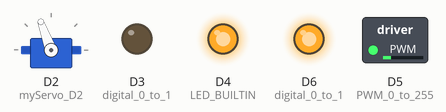
Bench run of a sketch on a simulated ESP8266 (NodeMCU). Shown: servo, switched loads named in the sketch (green lamp = pin HIGH), output pins drawn as LEDs (lit = HIGH, except the on-board LED, lit = LOW).

Above: at 0.1 s.
At 4.1 s:
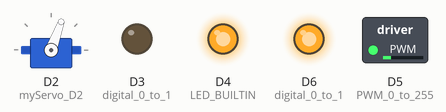
At 5.1 s:
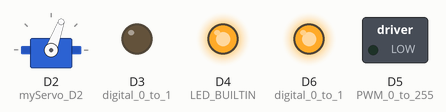
At 9.1 s:
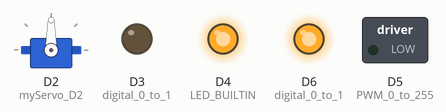
At 22.1 s:
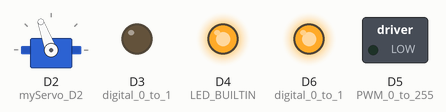
At 33.1 s:
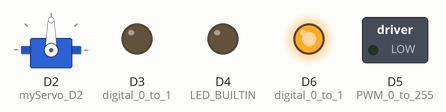
Timing chart, 0 to 34.6 s (numbered marks = the images above):
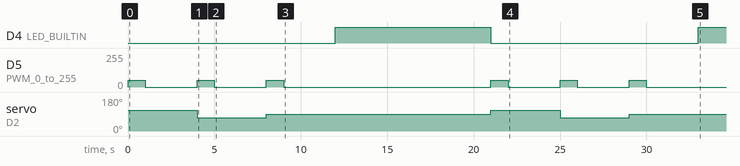

The sketch:

z01-motor-testing.ino
```cpp
// (licence header left out)
// for now reference at https://github.com/hpssjellis/particle.io-photon-high-school-robotics/tree/master/a11-dc-motor-drivers
// although pin names wrong

// You are suppossed to get it working using the web-app
// Draw your circuit diagram first
// This program will just tell you if  the connections are working
// See https://www.pololu.com/product/1451 for assistance


// On motor driver board LED goes red for one direction and green for the other


#include <Arduino.h> // Only needed by https://platformio.org/
#include <Servo.h>

Servo myServo_D2;

void setup() {

    myServo_D2.attach(D2); // D2 should do PWM on Portenta
    pinMode(D3, OUTPUT);   // digital 0 to 1
    pinMode(D5, OUTPUT);   // PWM 0 to 255
    pinMode(D6, OUTPUT);   // digital 0 to 1

                            // both off = glide, both on = brake (if motor can do that)
    digitalWrite(D6, 1);    // set one direction
    digitalWrite(D3, 0);    // set one direction

    pinMode(LED_BUILTIN, OUTPUT);
}

void loop() {

    digitalWrite(LED_BUILTIN, LOW);    // D7 on

    myServo_D2.write(110); // turn
    analogWrite(D5, 50);   // go medium
    delay(1000);
    analogWrite(D5, 0);     // stop
    delay(3000);

    myServo_D2.write(70);   // turn
    analogWrite(D5, 50);   // go medium
    delay(1000);
    analogWrite(D5, 0);     // stop
    delay(3000);


    myServo_D2.write(90);   // go straight
    analogWrite(D5, 50);   // go medium
    delay(1000);
    analogWrite(D5, 0);     // stop
    delay(3000);


    digitalWrite(LED_BUILTIN, HIGH);  // D7 off
    delay(9000);            // wait 9 seconds

}
```

Measured:
- by itself, D4 (LED_BUILTIN): LOW → HIGH at 12.0 s, → LOW 9.0 s later, → HIGH 12.0 s later
- by itself, servo on D2 (myServo_D2): 110° → 70° at 4.0 s, → 90° 4.0 s later, → 110° 13.0 s later, → 70° 4.0 s later, … (5 changes in this stretch)
- by itself, D5 (PWM_0_to_255): 0/255 → 50/255 at 0.00 s, → 0/255 1.0 s later, → 50/255 3.0 s later, → 0/255 1.0 s later, … (12 changes in this stretch)
